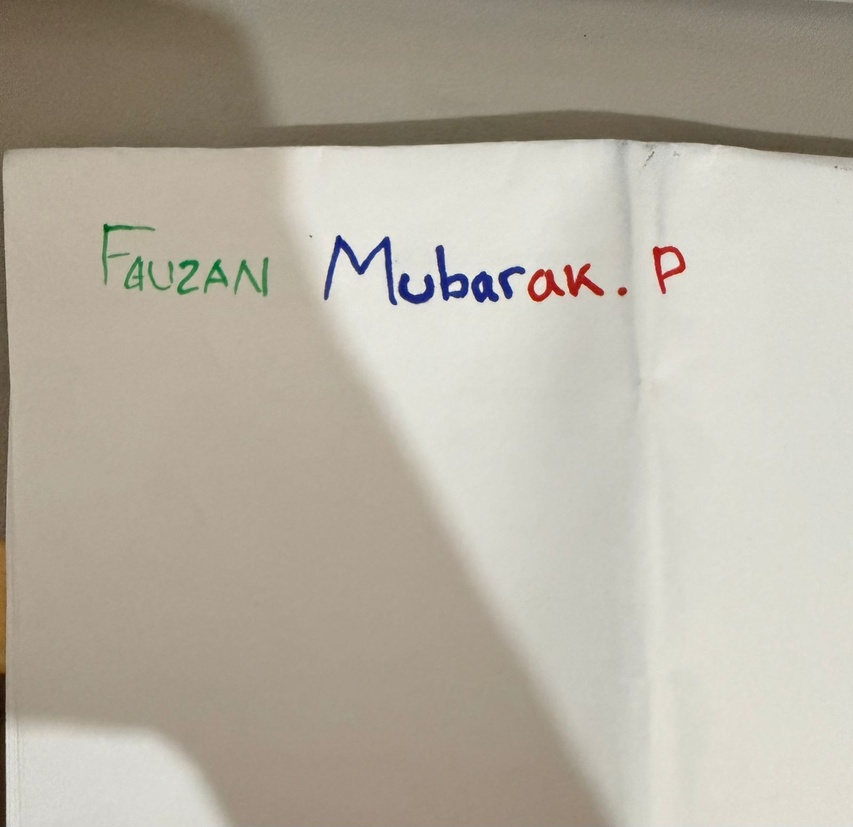
#> input picture nama.jpeg, 853 x 827 px, shrunk from 1600 x 1552 before the run
$ jupyter execute --allow-errors 'Ujian UTS.ipynb'
#> lines starting #> are read from the running program, lines starting #| are printed output that depends on the picture; after the words box and inside, x2 and y2 are one past the last pixel; in counts of white or black regions, pixels touching at a corner belong together
[cell 1]
import cv2
import numpy as np
import matplotlib.pyplot as plt

# 1. Load citra (Pastikan nama file dan ekstensinya sudah benar)
# Jika nama file kamu di folder adalah 'nama.png', ganti .jpg menjadi .png
img = cv2.imread('nama.jpeg')
#> img is the input picture: shape (827, 853, 3); mean B, G, R 162.9, 176.2, 182.8

if img is None:
    print("Error: File tidak ditemukan. Pastikan nama file 'nama.jpg' sama persis dengan yang ada di folder!")
else:
    # Konversi Warna
    img_rgb = cv2.cvtColor(img, cv2.COLOR_BGR2RGB)
    img_hsv = cv2.cvtColor(img, cv2.COLOR_BGR2HSV)
#> img_hsv: shape (827, 853, 3); mean H, S, V 23.6, 32.6, 183.4

    # Tampilkan Gambar Asli untuk memastikan berhasil dimuat
    plt.imshow(img_rgb)
    plt.title('Gambar Berhasil Dimuat')
    plt.axis('off')
    plt.show()

[cell 2]
# 2. Definisi batas bawah (lower) dan batas atas (upper) warna dalam HSV
# Merah (memiliki dua rentang karena berada di ujung spektrum)
lower_red1 = np.array([0, 50, 50]); upper_red1 = np.array([10, 255, 255])
lower_red2 = np.array([160, 50, 50]); upper_red2 = np.array([180, 255, 255])

# Hijau
lower_green = np.array([35, 90, 50]); upper_green = np.array([90, 255, 255])

# Biru
lower_blue = np.array([90, 50, 50]); upper_blue = np.array([130, 255, 255])

# Membuat Masking (Filter)
mask_r = cv2.addWeighted(cv2.inRange(img_hsv, lower_red1, upper_red1), 1.0,
                         cv2.inRange(img_hsv, lower_red2, upper_red2), 1.0, 0)
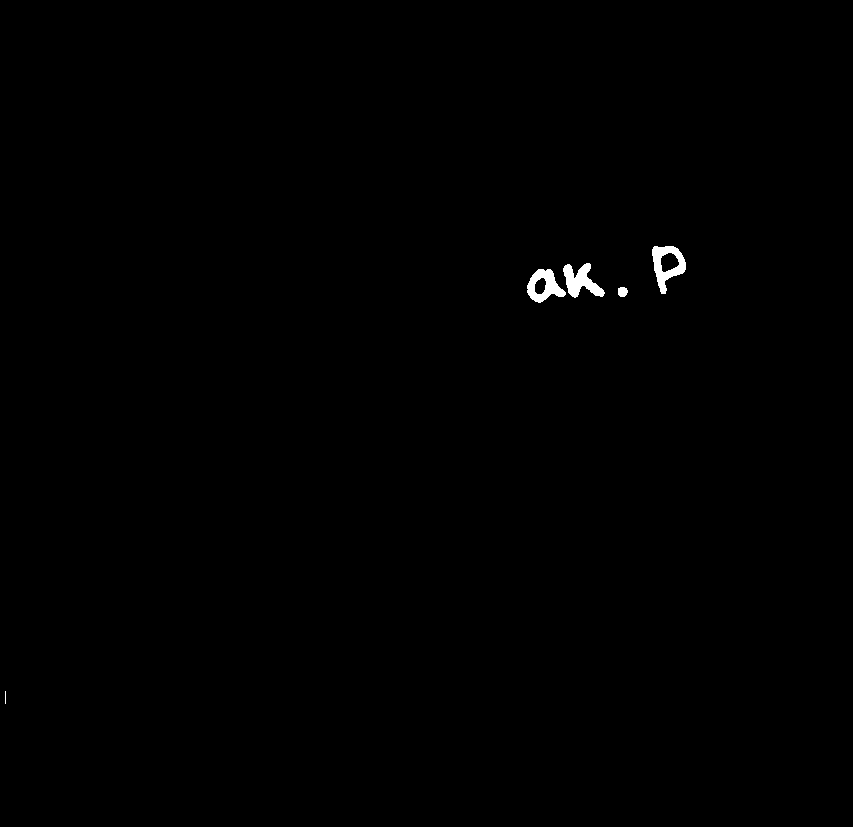
#> mask_r: shape (827, 853); 0.33% white; 5 white regions (1 under 20 px), largest, box (x1, y1, x2, y2) and area: (652, 246, 686, 294) 775, (563, 263, 605, 298) 745, (527, 269, 566, 303) 696, (618, 287, 628, 297) 83
mask_g = cv2.inRange(img_hsv, lower_green, upper_green)
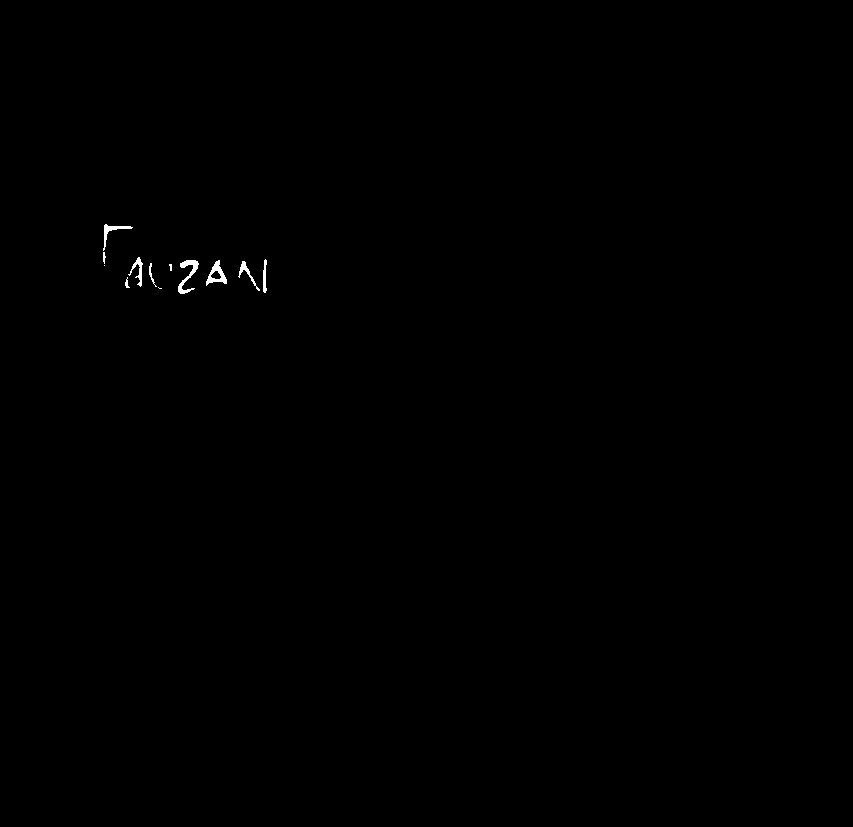
#> mask_g: shape (827, 853); 0.16% white; 12 white regions (3 under 20 px), largest, box (x1, y1, x2, y2) and area: (178, 260, 199, 294) 256, (206, 260, 227, 286) 223, (103, 224, 133, 251) 162
mask_b = cv2.inRange(img_hsv, lower_blue, upper_blue)
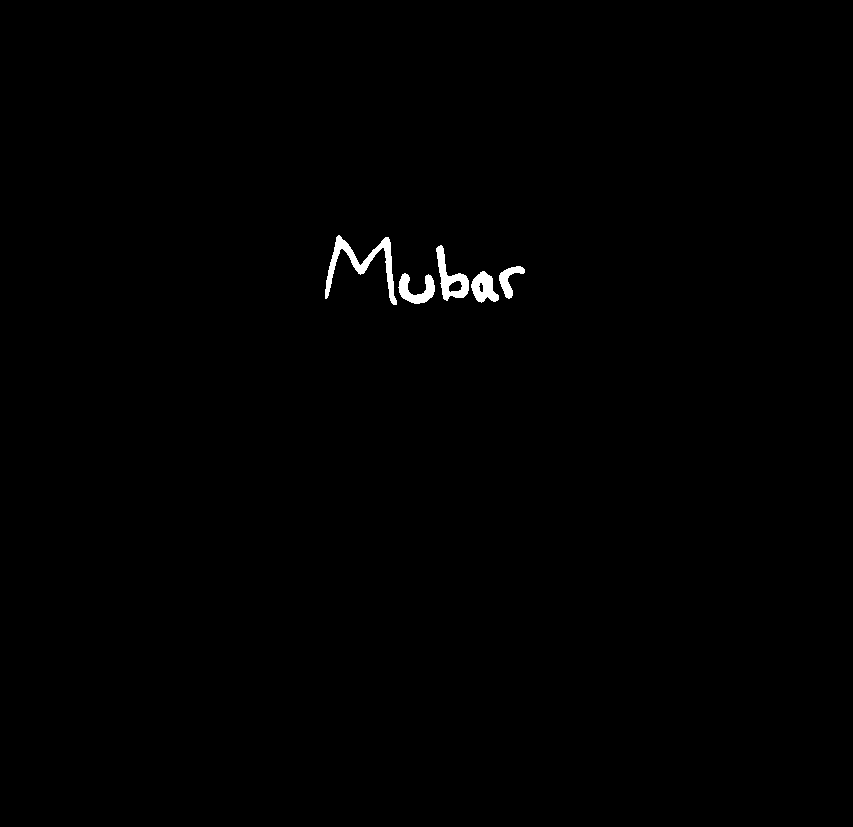
#> mask_b: shape (827, 853); 0.49% white; 5 white regions, box (x1, y1, x2, y2) and area: (325, 235, 397, 305) 1215, (436, 245, 469, 301) 732, (398, 273, 435, 304) 589, (471, 271, 499, 303) 545, (499, 266, 525, 299) 357

# Menerapkan Masking ke gambar asli
res_red = cv2.bitwise_and(img_rgb, img_rgb, mask=mask_r)
res_green = cv2.bitwise_and(img_rgb, img_rgb, mask=mask_g)
res_blue = cv2.bitwise_and(img_rgb, img_rgb, mask=mask_b)

[cell 3]
# 3. Menampilkan hasil deteksi
fig, axs = plt.subplots(2, 2, figsize=(12, 10))
axs[0, 0].imshow(img_rgb); axs[0, 0].set_title('CITRA ASLI')
axs[0, 1].imshow(res_blue); axs[0, 1].set_title('DETEKSI BIRU')
axs[1, 0].imshow(res_red); axs[1, 0].set_title('DETEKSI MERAH')
axs[1, 1].imshow(res_green); axs[1, 1].set_title('DETEKSI HIJAU')

for ax in axs.flat:
    ax.axis('on') # Tetap tampilkan koordinat seperti contoh soal
plt.show()

[cell 4]
# 4. Fungsi untuk membuat histogram Logaritmik
def plot_log_hist(img_res, title):
#> called with title = 'Citra Asli'
    colors = ('r', 'g', 'b')
    plt.figure(figsize=(8, 4))
    for i, col in enumerate(colors):
        # Hitung histogram, mulai dari intensitas 1 agar log(0) tidak error
        hist = cv2.calcHist([img_res], [i], None, [256], [1, 256])
        plt.plot(hist, color=col, label=f'Channel {col.upper()}')

    plt.yscale('log') # CRITICAL: Mengaktifkan Skala Logaritmik
    plt.title(f'Histogram (Log Scale): {title}')
    plt.xlabel('Intensitas Piksel')
    plt.ylabel('Jumlah Piksel (Log)')
    plt.legend()
    plt.show()
#> figure, not shown here; curve peaks at x = 218, y = 24150; curve peaks at x = 218, y = 30982; curve peaks at x = 207, y = 30793

# Jalankan untuk citra asli dan hasil deteksi
plot_log_hist(img_rgb, "Citra Asli")
plot_log_hist(res_red, "Hasil Deteksi Merah")
#> call 2 of plot_log_hist, with title = 'Hasil Deteksi Merah'
#> in plot_log_hist (call 2), `plt.show()`:
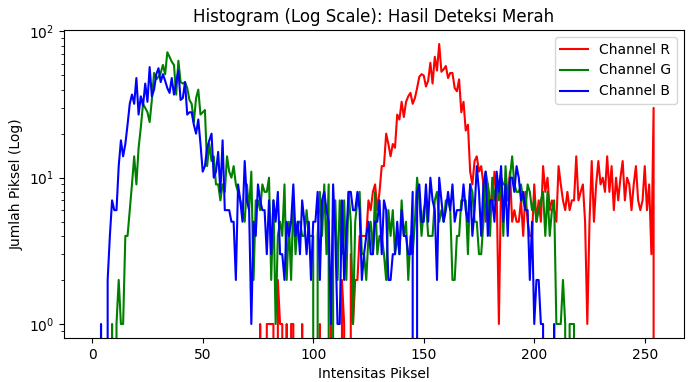
#> figure drawn by matplotlib, 1 panel; curve peaks at x = 157, y = 82; curve peaks at x = 34, y = 72; curve peaks at x = 26, y = 57

[cell 5]
# Fungsi untuk menampilkan histogram dengan Skala Logaritmik
def tampilkan_histogram(gambar, judul):
#> called with judul = 'Citra Asli'
    plt.figure(figsize=(10, 5))
    warna = ('b', 'g', 'r') # OpenCV menggunakan urutan BGR

    for i, col in enumerate(warna):
        # Menghitung histogram untuk setiap kanal warna
        # Range [1, 256] digunakan agar nilai 0 (background hitam) tidak mendominasi grafik
        hist = cv2.calcHist([gambar], [i], None, [256], [1, 256])

        plt.plot(hist, color=col, label=f'Kanal {col.upper()}')
        plt.yscale('log') # Mengaktifkan skala logaritmik sesuai standar laporan [cite: 338]

    plt.title(f'Histogram (Log Scale): {judul}')
    plt.xlabel('Intensitas Piksel')
    plt.ylabel('Jumlah Piksel (Log)')
    plt.legend()
    plt.grid(True, which="both", ls="-", alpha=0.2)
    plt.show()
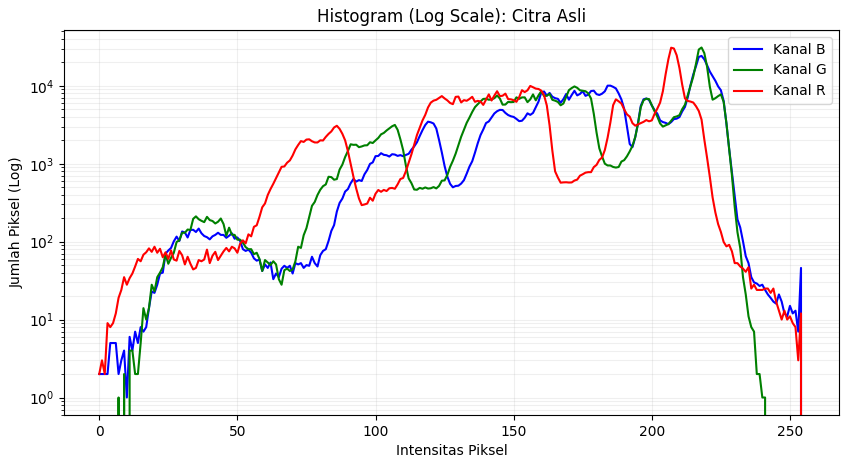
#> figure drawn by matplotlib, 1 panel; curve peaks at x = 218, y = 24150; curve peaks at x = 218, y = 30982; curve peaks at x = 207, y = 30793

# 1. Tampilkan Histogram Citra Asli
tampilkan_histogram(img_rgb, "Citra Asli")

# 2. Tampilkan Histogram Hasil Deteksi Biru
#> (the rest of this cell did not finish here and is left out)

[cell 6]
# 1. Load foto backlight
img_back = cv2.imread('foto.jpeg')
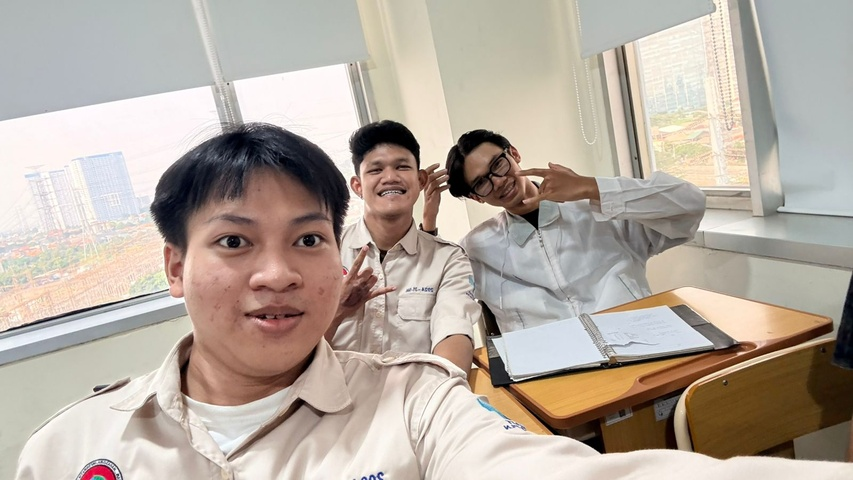
#> input picture foto.jpeg, 853 x 480 px, shrunk from 1600 x 900 before the run
#> img_back is the input picture: shape (480, 853, 3); mean B, G, R 160.7, 171.2, 182.3

if img_back is None:
    print("Error: File foto.jpg tidak ditemukan!")
else:
    # Konversi ke RGB untuk tampilan Matplotlib
    img_back_rgb = cv2.cvtColor(img_back, cv2.COLOR_BGR2RGB)

    # c) Konversi ke Grayscale (Wajib sesuai soal)
    img_gray = cv2.cvtColor(img_back, cv2.COLOR_BGR2GRAY)
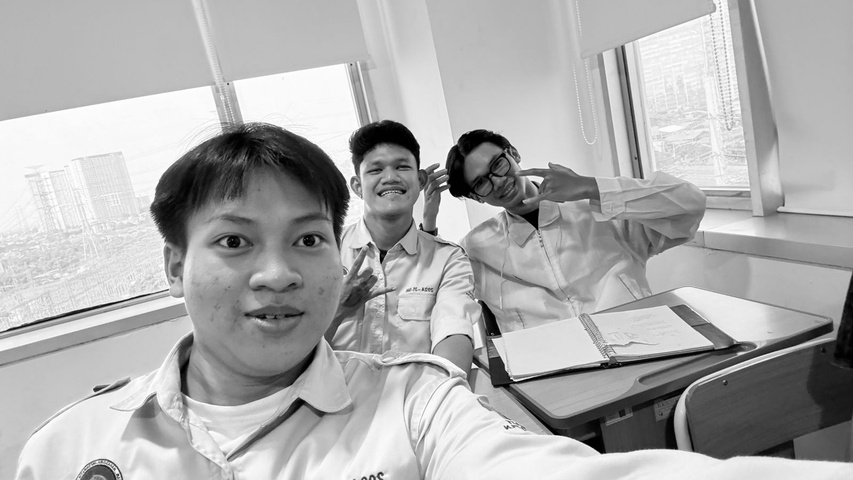
#> img_gray: shape (480, 853); min 0, max 255, mean 173.3

    print("Foto berhasil dimuat dan dikonversi ke grayscale.")

[cell 7]
# d) Pengaturan Kecerahan dan Kontras
# Silakan ubah nilai alpha dan beta sampai wajahmu terlihat jelas tapi tidak 'terbakar'
alpha = 1.3  # Kontras
beta = 60    # Kecerahan

# Implementasi operasi pixel
img_terang = cv2.convertScaleAbs(img_gray, alpha=alpha, beta=beta)
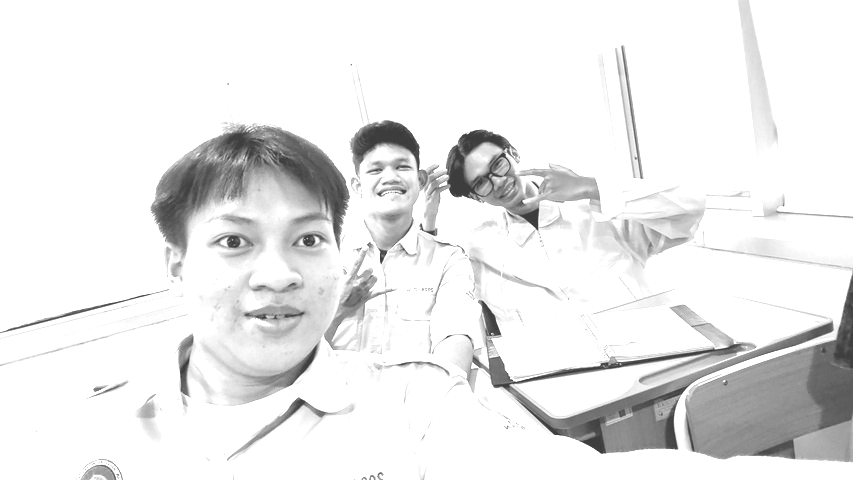
#> img_terang: shape (480, 853); min 60, max 255, mean 233.7

# Menampilkan hasil sesuai urutan di dokumen tugas
plt.figure(figsize=(15, 5))

plt.subplot(1, 3, 1)
plt.imshow(img_back_rgb)
plt.title('Gambar Asli (Backlight)')
plt.axis('off')

plt.subplot(1, 3, 2)
plt.imshow(img_gray, cmap='gray')
plt.title('Gambar Gray')
plt.axis('off')

plt.subplot(1, 3, 3)
plt.imshow(img_terang, cmap='gray')
plt.title('Gambar Gray yg Diperoleh')
plt.axis('off')

plt.show()

[cell 8]
# 1. Pastikan foto sudah dimuat di sel sebelumnya
# Kita akan membuat dua variasi hasil sesuai gambar yang kamu unggah

# Variasi A: Gambar Gray yang Diperkontras (Hanya menaikkan Alpha)
alpha_only = 1.6
beta_none = 0
img_diperkontras = cv2.convertScaleAbs(img_gray, alpha=alpha_only, beta=beta_none)
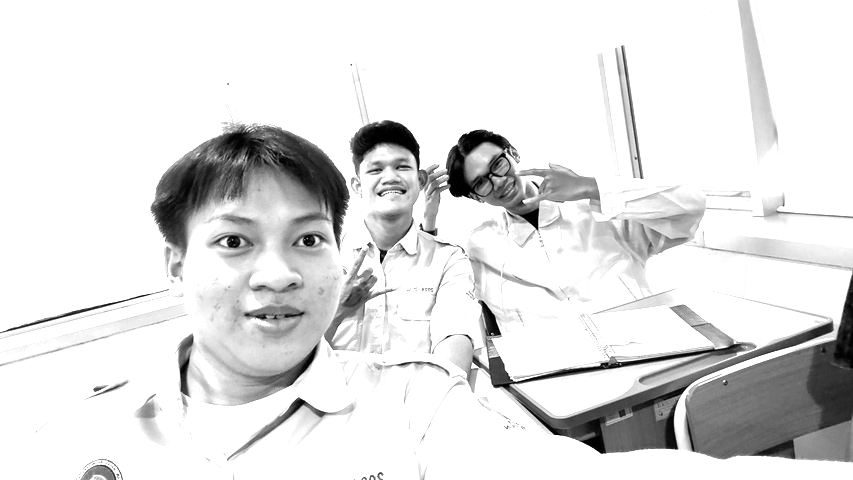
#> img_diperkontras: shape (480, 853); min 0, max 255, mean 224.5

# Variasi B: Gambar Gray yang Dipercerah dan Diperkontras (Menaikkan Alpha & Beta)
alpha_final = 1.3
beta_final = 60
img_final = cv2.convertScaleAbs(img_gray, alpha=alpha_final, beta=beta_final)

# 2. Menampilkan hasil sesuai screenshot kamu
plt.figure(figsize=(10, 12))

plt.subplot(2, 1, 1)
plt.imshow(img_diperkontras, cmap='gray')
plt.title('Gambar Gray yang Diperkontras')
plt.axis('off')

plt.subplot(2, 1, 2)
plt.imshow(img_final, cmap='gray')
plt.title('Gambar Gray yang Dipercerah dan Diperkontras')
plt.axis('off')

plt.tight_layout()
plt.show()
